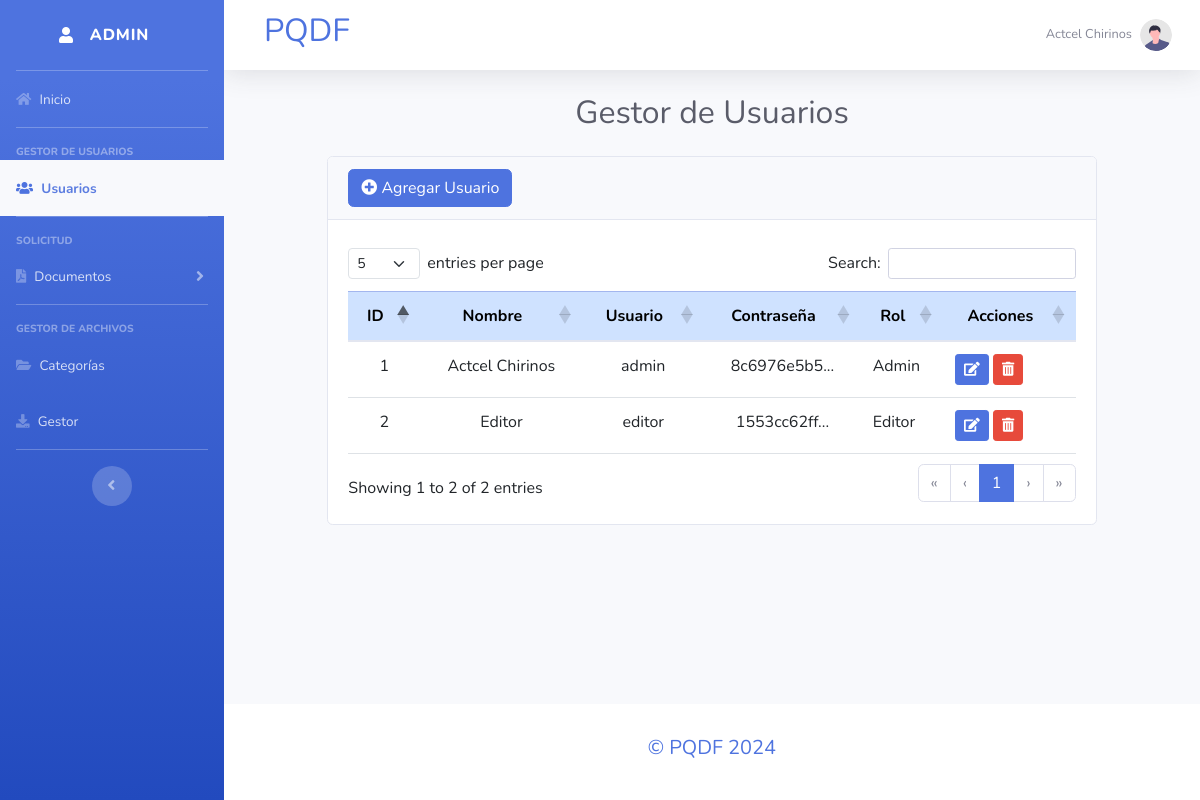
/secciones/usuarios/index.php (signed in), run on the app's committed database.
### tables this page shows
CREATE TABLE IF NOT EXISTS `usuarios` (
  `id` int NOT NULL AUTO_INCREMENT,
  `nombre` varchar(50) NOT NULL,
  `usuario` varchar(25) NOT NULL,
  `password` char(64) NOT NULL,
  `rol` int NOT NULL,
  PRIMARY KEY (`id`),
  UNIQUE KEY `usuario` (`usuario`)
);

### secciones/usuarios/index.php (the view, shortened to what this page needs)
<?php
    $objeto = new Conexion();
    $conexion = $objeto->Conectar();
    $sentencia=$conexion->prepare("SELECT * FROM usuarios");
    $sentencia->execute();
    $lista_usuarios=$sentencia->fetchAll(PDO::FETCH_ASSOC);
?>
<?php include("../../vistas/header.php"); ?>
<?php if($_SESSION['rol'] == 1){?>
<div class="container-fluid mt-4">
<div class="row">
<div class="col-md-10 offset-md-1">
<h2 style="text-align: center;" class="text-dark mb-4">Gestor de Usuarios</h2>
<div class="card">
    <div class="card-header">
        <a name="" id="" class="btn btn-primary" href="crear.php" role="button">
            <span class="fas fa-plus-circle"></span> Agregar Usuario
        </a>
    </div>
    <div class="card-body">
        <div class="table-responsive">
            <table class="table table-hover" id="datatable">
                <thead class="table-primary">
                    <tr style="text-align: center;">
                        <th scope="col" class="text-center">ID</th>
                        <th scope="col" class="text-center">Nombre</th>
                        <th scope="col" class="text-center">Usuario</th>
                        <th scope="col" class="text-center">Contraseña</th>
                        <th scope="col" class="text-center">Rol</th>
                        <th scope="col" class="text-center">Acciones</th>
                    </tr>
                </thead>
                <tbody>
                    <?php foreach ($lista_usuarios as $registro){ ?>
                        <tr class="">
                            <td scope="row" class="text-center"><?php echo $registro['id']; ?></td>
                            <td scope="row" class="text-center"><?php echo $registro['nombre']; ?></td>
                            <td scope="row" class="text-center"><?php echo $registro['usuario']; ?></td>
                            <td scope="row" class="text-center">
                                <?php
                                    $password = $registro['password'];
                                    $maxlength = 10;
                                    if(strlen($password) > $maxlength){
                                        echo substr($password, 0, $maxlength) . "...";
                                    } else{
                                        echo $password;
                                    }
                                ?>
                            </td>
                            <td>
                                <?php
                                    $num=$registro['rol'];
                                    switch($num){
                                        case 1: echo'Admin';break;
                                        case 2: echo'Editor';break;
                                    }
                                ?>
                            </td>
                            <td>
                                <a class="btn btn-primary btn-sm" href="editar.php?txtID=<?php echo $registro['id']; ?>" role="button"><i class="fas fa-edit"></i></fa-edit></a>
                                <a class="btn btn-danger btn-sm" href="javascript:borrar(<?php echo $registro['id']; ?>);" role="button"><i class="fas fa-trash-alt"></i></a>
                            </td>
                        </tr>
                    <?php }?>
                </tbody>
            </table>
        </div>
    </div>
</div>
</div>
</div>
</div>
<?php } ?>
<?php include("../../vistas/footer.php"); ?>

### data on the page
usuarios: id "1", nombre "Actcel Chirinos", usuario "admin", password "8c6976e5b5", rol "Admin"
usuarios: id "2", nombre "Editor", usuario "editor", password "1553cc62ff", rol "Editor"

### other printed values
$_SESSION['nombre'] "Actcel Chirinos"
